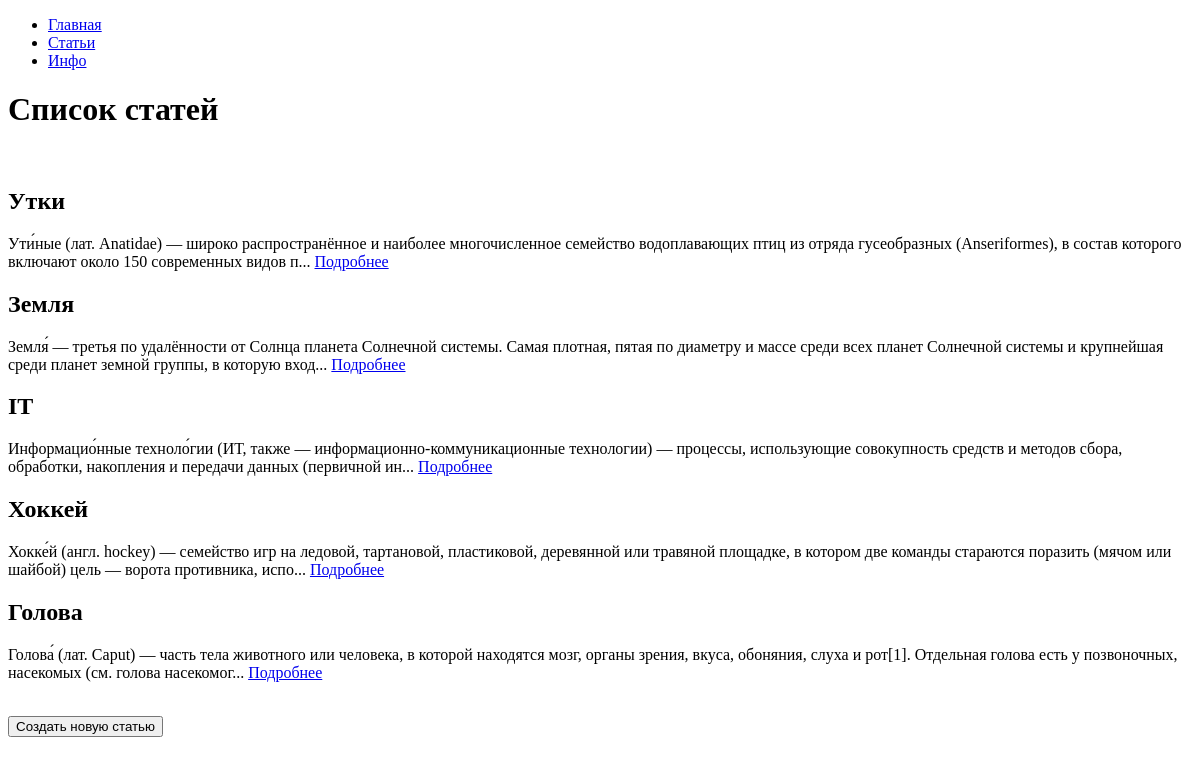
The page /articles/ on the database as committed earlier.
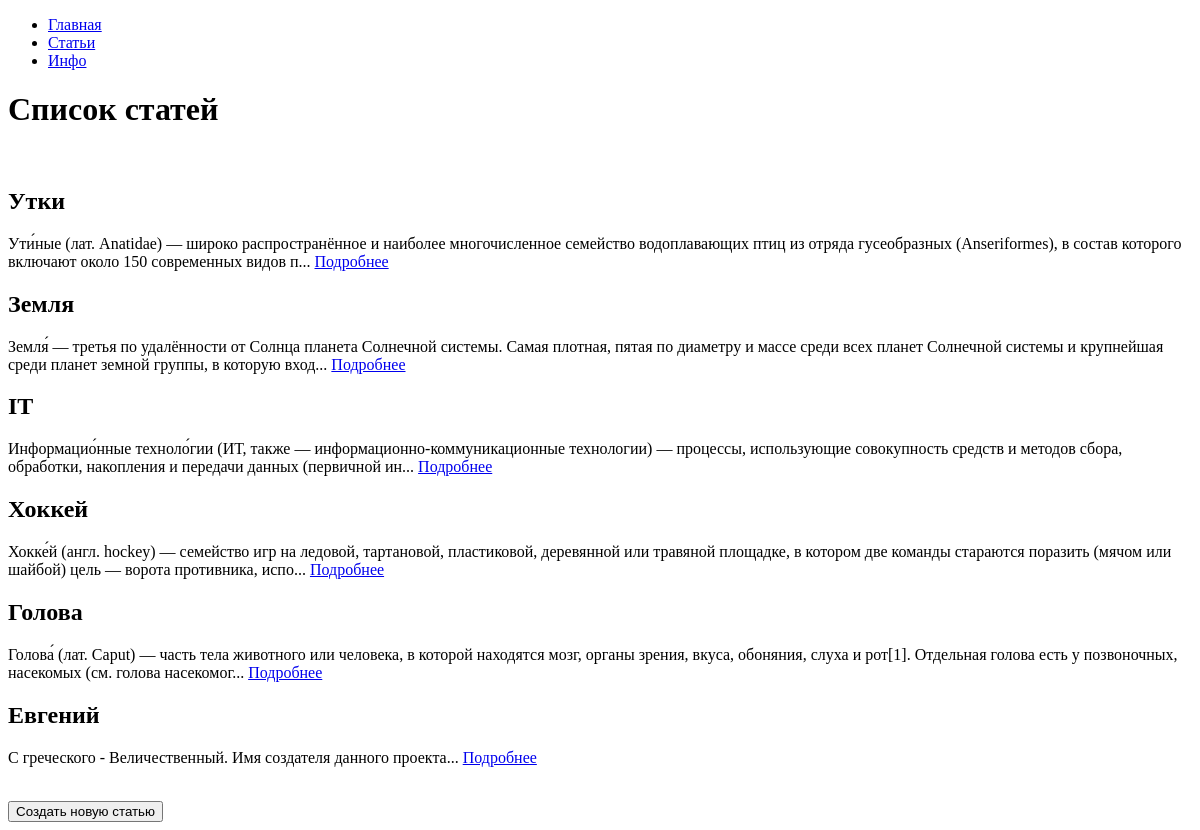
The same page on the database as committed later.
### django_blog/article/models.py (models this page shows, shortened)
class Article(models.Model):
    name = models.CharField(max_length=200)
    body = models.TextField()
    timestamp = models.DateTimeField(auto_now_add=True)

### django_blog/article/views.py (the view)
# urls.py: path('', IndexView.as_view(), name='articles'),
class IndexView(View):
    def get(self, request, *args, **kwargs):
        articles = Article.objects.all()[:15]
        return render(request, 'articles/index.html', context={'articles': articles})

### django_blog/article/templates/articles/index.html
{% extends 'base.html' %}
{% block content %}
<h1>Список статей</h1>
<br>
{% for article in articles %}
<h2>{{ article.name }}</h2>
<p>{{ article.body|slice:200 }}... <a href="{{ article.id }}">Подробнее</a></p>
{% endfor %}
<br>
<form action="{% url 'article_create' %}" method="get">
    <input type="submit" value="Создать новую статью">
</form>
{% endblock %}

### django_blog/templates/base.html (shortened to what this page needs)
<!DOCTYPE html>
<html lang="en">
<head>
</head>
<body>
    <div id="sidebar">
        {% block sidebar %}
            <ul>
                <li><a href="/">Главная</a></li>
                <li><a href="/articles/">Статьи</a></li>
                <li><a href="/about">Инфо</a></li>
            </ul>
        {% endblock %}
    </div>
    <div id="content">
        {% block content %}{% endblock %}
    </div>
</body>
</html>

Rows that differ between the two databases and show on the page:
added Article: name "Евгений", body "С греческого - Величественный. Имя создателя данного проекта"
